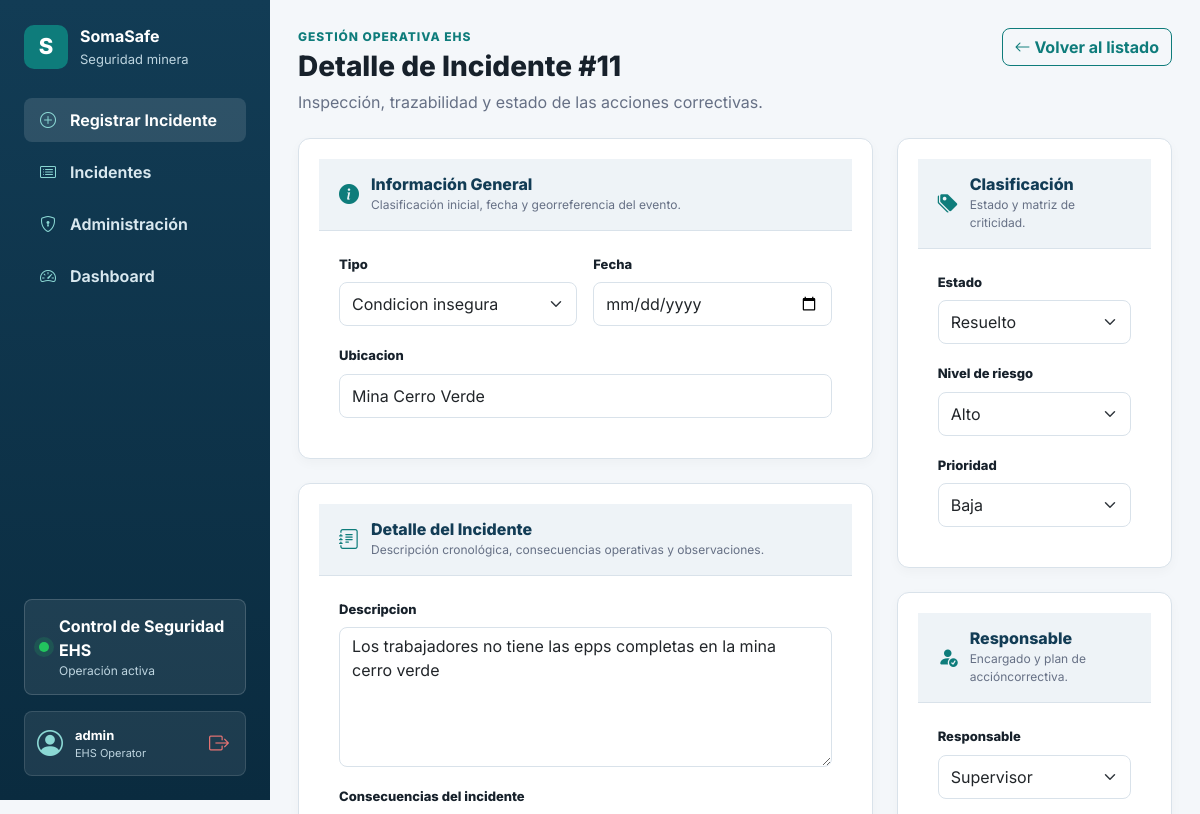
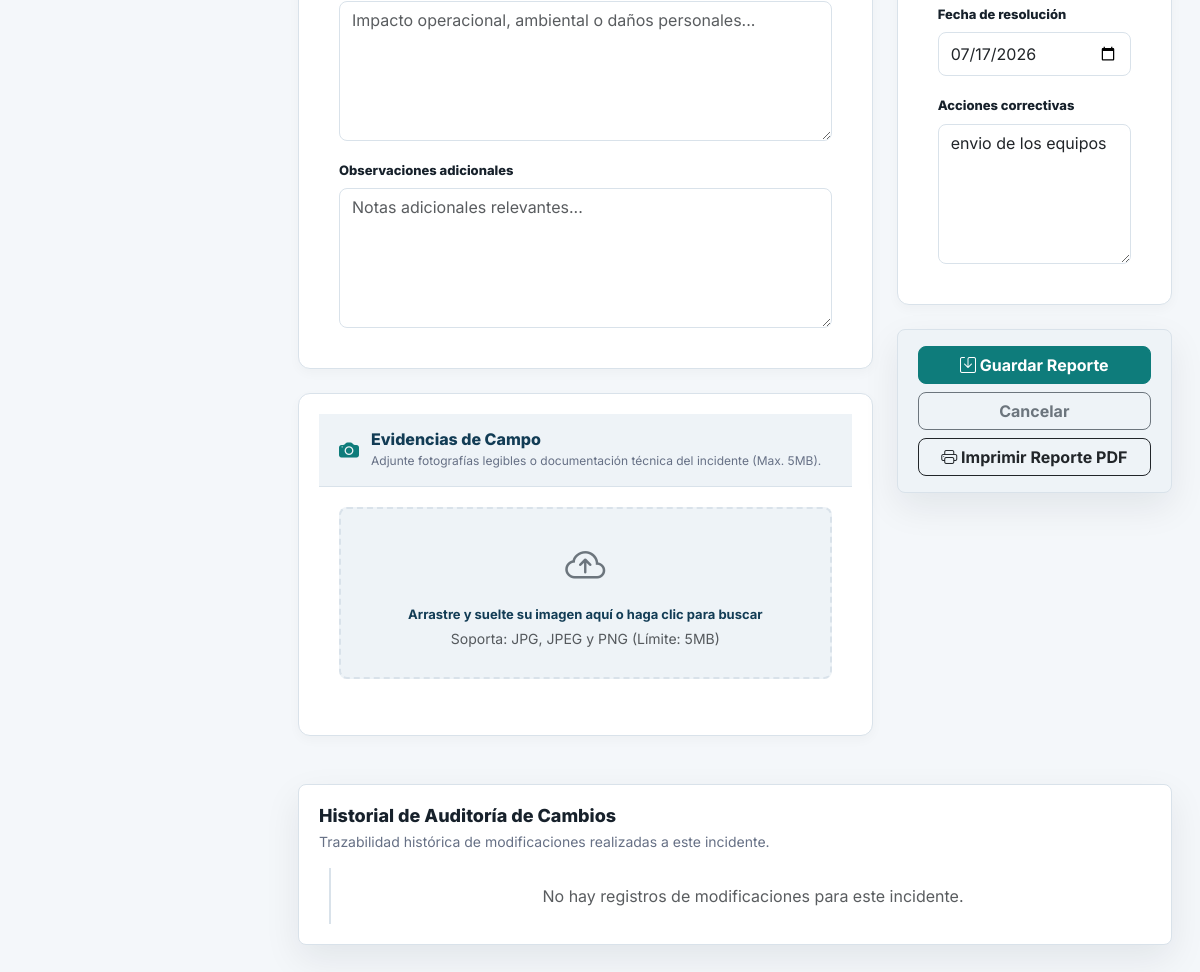
Page /editar/11/ (signed in) on the committed database (2 pictures, top to bottom).
### incidentes/models.py (models this page shows, shortened)
class Incidente(models.Model):
    TIPOS_INCIDENTE = [
        ('accidente', 'Accidente'),
        ('casi_accidente', 'Casi accidente'),
        ('condicion_insegura', 'Condicion insegura'),
    ]
    ESTADOS = [
        ('pendiente', 'Pendiente'),
        ('en_proceso', 'En proceso'),
        ('resuelto', 'Resuelto'),
    ]
    NIVEL_RIESGO = [
        ('bajo', 'Bajo'),
        ('medio', 'Medio'),
        ('alto', 'Alto'),
        ('critico', 'Critico'),
    ]
    tipo = models.CharField(max_length=20, choices=TIPOS_INCIDENTE)
    fecha = models.DateField()
    descripcion = models.TextField()
    ubicacion = models.CharField(max_length=150)
    estado = models.CharField(max_length=20, choices=ESTADOS, default='pendiente')
    riesgo = models.CharField(max_length=10, choices=NIVEL_RIESGO, default='bajo')
    responsable = models.ForeignKey(
        settings.AUTH_USER_MODEL,
        on_delete=models.SET_NULL,
        null=True,
        blank=True,
        related_name='incidentes_asignados',
    )
    acciones_correctivas = models.TextField(blank=True)
    fecha_resolucion = models.DateField(null=True, blank=True)
    consecuencias = models.TextField(blank=True, verbose_name='Consecuencias del incidente')
    observaciones = models.TextField(blank=True, verbose_name='Observaciones adicionales')
    prioridad = models.CharField(
        max_length=15,
        choices=[('baja', 'Baja'), ('media', 'Media'), ('alta', 'Alta'), ('urgente', 'Urgente')],
        default='baja',
        verbose_name='Prioridad'
    )
    evidencia = models.ImageField(
        upload_to='incidentes/evidencias/',
        blank=True,
        null=True,
        verbose_name='Evidencia fotográfica'
    )
    creado_por = models.ForeignKey(
        settings.AUTH_USER_MODEL,
        on_delete=models.SET_NULL,
        null=True,
        blank=True,
        related_name='incidentes_creados',
        editable=False,
    )
    creado_en = models.DateTimeField(auto_now_add=True)
    actualizado_en = models.DateTimeField(auto_now=True)

### incidentes/views.py (the view)
# urls.py: path('editar/<int:id>/', views.editar_incidente, name='editar_incidente'),
@login_required
def editar_incidente(request, id):
    incidente = get_object_or_404(Incidente, id=id)
    es_supervisor = request.user.groups.filter(name='Supervisor').exists() or request.user.is_superuser
    if not es_supervisor and (incidente.creado_por != request.user or incidente.estado != 'pendiente'):
        messages.error(request, 'Acceso denegado: Solo puedes editar tus propios reportes en estado pendiente.')
        return redirect('lista_incidentes')
    if request.method == 'POST':
        estado_previo = incidente.estado
        responsable_previo = incidente.responsable.username if incidente.responsable else "Sin asignar"
        form = IncidenteForm(request.POST, request.FILES, instance=incidente)
        if form.is_valid():
            instancia = form.save(commit=False)
            instancia.save()
            if estado_previo != instancia.estado:
                HistorialIncidente.objects.create(
                    incidente=instancia,
                    usuario=request.user,
                    campo_modificado="Estado",
                    valor_anterior=estado_previo.capitalize(),
                    valor_nuevo=instancia.get_estado_display(),
                    detalle=f"Estado cambiado a {instancia.get_estado_display()}."
                )
            messages.success(request, 'Incidente actualizado y registrado en bitácora.')
            return redirect('lista_incidentes')
    else:
        form = IncidenteForm(instance=incidente)
    historial = incidente.historial.select_related('usuario').all()
    return render(
        request,
        'registrar_incidente.html',
        {
            'form': form,
            'modo': 'editar',
            'incidente': incidente,
            'historial': historial
        },
    )

### incidentes/templates/registrar_incidente.html (shortened to what this page needs)
{% extends 'base.html' %}
{% block eyebrow %}Gestión Operativa EHS{% endblock %}
{% block page_title %}
  {% if modo == 'crear' %}Registrar Incidente Minero{% else %}Detalle de Incidente #{{ incidente.id }}{% endif %}
{% endblock %}
{% block page_subtitle %}
  {% if modo == 'crear' %}Ingrese la información del evento observado en campo para activar los protocolos de control.{% else %}Inspección, trazabilidad y estado de las acciones correctivas.{% endif %}
{% endblock %}
{% block actions %}
<a href="{% url 'lista_incidentes' %}" class="btn btn-outline-primary"><i class="bi bi-arrow-left"></i> Volver al listado</a>
{% endblock %}
{% block content %}
<form method="post" enctype="multipart/form-data" id="ehs-form">
  <div class="row g-4">
    <div class="col-lg-8">
      <section class="panel mb-4 card-ehs">
        <div class="card-ehs-header">
          <i class="bi bi-info-circle-fill header-icon"></i>
          <div>
            <h3>Información General</h3>
            <p>Clasificación inicial, fecha y georreferencia del evento.</p>
          </div>
        </div>
        <div class="card-ehs-body row g-3">
          <div class="col-md-6">
            <label class="form-label">{{ form.tipo.label }}</label>
            {{ form.tipo }}
          </div>
          <div class="col-md-6">
            <label class="form-label">{{ form.fecha.label }}</label>
            {{ form.fecha }}
          </div>
          <div class="col-12">
            <label class="form-label">{{ form.ubicacion.label }}</label>
            {{ form.ubicacion }}
          </div>
        </div>
      </section>
      <section class="panel mb-4 card-ehs">
        <div class="card-ehs-header">
          <i class="bi bi-journal-text header-icon"></i>
          <div>
            <h3>Detalle del Incidente</h3>
            <p>Descripción cronológica, consecuencias operativas y observaciones.</p>
          </div>
        </div>
        <div class="card-ehs-body row g-3">
          <div class="col-12">
            <label class="form-label">{{ form.descripcion.label }}</label>
            {{ form.descripcion }}
          </div>
          <div class="col-12">
            <label class="form-label">{{ form.consecuencias.label }}</label>
            {{ form.consecuencias }}
          </div>
          <div class="col-12">
            <label class="form-label">{{ form.observaciones.label }}</label>
            {{ form.observaciones }}
          </div>
        </div>
      </section>
      <section class="panel mb-4 card-ehs print-hide">
        <div class="card-ehs-header">
          <i class="bi bi-camera-fill header-icon"></i>
          <div>
            <h3>Evidencias de Campo</h3>
            <p>Adjunte fotografías legibles o documentación técnica del incidente (Max. 5MB).</p>
          </div>
        </div>
        <div class="card-ehs-body">
          <div class="drag-drop-zone text-center" id="drag-drop-zone">
            <i class="bi bi-cloud-arrow-up text-secondary fs-1 mb-2 d-block"></i>
            <strong>Arrastre y suelte su imagen aquí o haga clic para buscar</strong>
            <span class="text-muted d-block small mt-1">Soporta: JPG, JPEG y PNG (Límite: 5MB)</span>
          </div>
        </div>
      </section>
    </div>
    <div class="col-lg-4">
      <section class="panel mb-4 card-ehs">
        <div class="card-ehs-header">
          <i class="bi bi-tags-fill header-icon"></i>
          <div>
            <h3>Clasificación</h3>
            <p>Estado y matriz de criticidad.</p>
          </div>
        </div>
        <div class="card-ehs-body row g-3">
          <div class="col-12">
            <label class="form-label">{{ form.estado.label }}</label>
            {{ form.estado }}
          </div>
          <div class="col-12">
            <label class="form-label">{{ form.riesgo.label }}</label>
            {{ form.riesgo }}
          </div>
          <div class="col-12">
            <label class="form-label">{{ form.prioridad.label }}</label>
            {{ form.prioridad }}
          </div>
        </div>
      </section>
      <section class="panel mb-4 card-ehs">
        <div class="card-ehs-header">
          <i class="bi bi-person-fill-check header-icon"></i>
          <div>
            <h3>Responsable</h3>
            <p>Encargado y plan de accióncorrectiva.</p>
          </div>
        </div>
        <div class="card-ehs-body row g-3">
          <div class="col-12">
            <label class="form-label">{{ form.responsable.label }}</label>
            {{ form.responsable }}
          </div>
          <div class="col-12">
            <label class="form-label">{{ form.fecha_resolucion.label }}</label>
            {{ form.fecha_resolucion }}
          </div>
          <div class="col-12">
            <label class="form-label">{{ form.acciones_correctivas.label }}</label>
            {{ form.acciones_correctivas }}
          </div>
        </div>
      </section>
      <div class="panel card-ehs-actions print-hide">
        <button type="submit" class="btn btn-primary w-100 mb-2">
          <i class="bi bi-save"></i> Guardar Reporte
        </button>
        <a href="{% url 'lista_incidentes' %}" class="btn btn-outline-secondary w-100 mb-2">Cancelar</a>
        {% if modo == 'editar' %}
        <button type="button" class="btn btn-outline-dark w-100" onclick="window.print()">
          <i class="bi bi-printer"></i> Imprimir Reporte PDF
        </button>
        {% endif %}
      </div>
    </div>
  </div>
</form>
{% if modo == 'editar' %}
<section class="panel mt-4 print-hide">
  <div class="panel-header">
    <div>
      <h2>Historial de Auditoría de Cambios</h2>
      <p>Trazabilidad histórica de modificaciones realizadas a este incidente.</p>
    </div>
  </div>
  <div class="timeline mt-3">
    {% for log in historial %}
    <div class="timeline-item pb-3 mb-1">
      <div class="d-flex justify-content-between align-items-center mb-1">
        <strong>{{ log.usuario.username }}</strong>
        <span class="small text-muted">{{ log.fecha_cambio|date:"d/m/Y H:i:s" }}</span>
      </div>
      <p class="mb-1 text-secondary" style="font-size: 14px;">
        Modificó el campo <strong>{{ log.campo_modificado }}</strong>:
        anteriormente era <span class="text-danger"><del>{{ log.valor_anterior }}</del></span> y cambió a
        <span class="text-success"><strong>{{ log.valor_nuevo }}</strong></span>.
      </p>
      {% if log.detalle %}
      <small class="text-muted italic">{{ log.detalle }}</small>
      {% endif %}
    </div>
    {% empty %}
    <div class="text-center text-muted py-3">No hay registros de modificaciones para este incidente.</div>
    {% endfor %}
  </div>
</section>
{% endif %}
{% endblock %}

### incidentes/templates/base.html (shortened to what this page needs)
{% load static %}
<!doctype html>
<html lang="es">
  <head>
    <link
      href="https://cdn.jsdelivr.net/npm/bootstrap@5.3.0/dist/css/bootstrap.min.css"
      rel="stylesheet" />
    <link
      rel="stylesheet"
      href="https://cdn.jsdelivr.net/npm/bootstrap-icons@1.11.3/font/bootstrap-icons.min.css" />
    <link href="{% static 'css/somasafe.css' %}" rel="stylesheet" />
  </head>
  <body>
    <div class="app-shell">
      <aside class="sidebar">
        <a class="brand" href="{% url 'dashboard' %}" aria-label="SomaSafe Dashboard">
          <span class="brand-mark">S</span>
          <span>
            <strong>SomaSafe</strong>
            <small>Seguridad minera</small>
          </span>
        </a>
        <nav class="nav-menu" aria-label="Navegación principal">
          <a
            href="{% url 'registrar_incidente' %}"
            class="{% if request.resolver_match.url_name == 'registrar_incidente' or request.resolver_match.url_name == 'editar_incidente' %}active{% endif %}">
            <i class="bi bi-plus-circle nav-icon"></i>
            Registrar Incidente
          </a>
          <a
            href="{% url 'lista_incidentes' %}"
            class="{% if request.resolver_match.url_name == 'lista_incidentes' %}active{% endif %}">
            <i class="bi bi-card-list nav-icon"></i>
            Incidentes
          </a>
          <a href="{% url 'admin:index' %}">
            <i class="bi bi-shield-lock nav-icon"></i>
            Administración
          </a>
          <a
            href="{% url 'dashboard' %}"
            class="{% if request.resolver_match.url_name == 'dashboard' %}active{% endif %}">
            <i class="bi bi-speedometer2 nav-icon"></i>
            Dashboard
          </a>
        </nav>
        <div class="sidebar-footer">
          <div class="sidebar-status">
            <span class="status-dot"></span>
            <div>
              <strong>Control de Seguridad EHS</strong>
              <small>Operación activa</small>
            </div>
          </div>
          {% if user.is_authenticated %}
          <div class="sidebar-profile">
            <div class="profile-avatar">
              <i class="bi bi-person-circle"></i>
            </div>
            <div class="profile-info">
              <span class="profile-name" title="{{ user.username }}">{{ user.username }}</span>
              <span class="profile-role">EHS Operator</span>
            </div>
            <a href="{% url 'logout' %}" class="profile-logout-btn" title="Cerrar sesión">
              <i class="bi bi-box-arrow-right"></i>
            </a>
          </div>
          {% endif %}
        </div>
      </aside>
      <main class="main-content">
        <header class="topbar">
          <div>
            <p class="eyebrow">{% block eyebrow %}SomaSafe{% endblock %}</p>
            <h1>{% block page_title %}Panel operativo{% endblock %}</h1>
            <p>{% block page_subtitle %}Gestión y seguimiento de incidentes de seguridad minera.{% endblock %}</p>
          </div>
          <div class="topbar-actions">
            {% block actions %}{% endblock %}
          </div>
        </header>
        {% block content %}{% endblock %}
      </main>
    </div>
  </body>
</html>

### rows in the picture
Incidente: id "11", tipo "Condicion insegura", ubicacion "Mina Cerro Verde", descripcion "Los trabajadores no tiene las epps completas en la mina cerro verde", estado "Resuelto", riesgo "Alto", prioridad "Baja", responsable "Supervisor", fecha_resolucion "07/17/2026", acciones_correctivas "envio de los equipos"

### other values in the picture
{{ user.username }} "admin"
